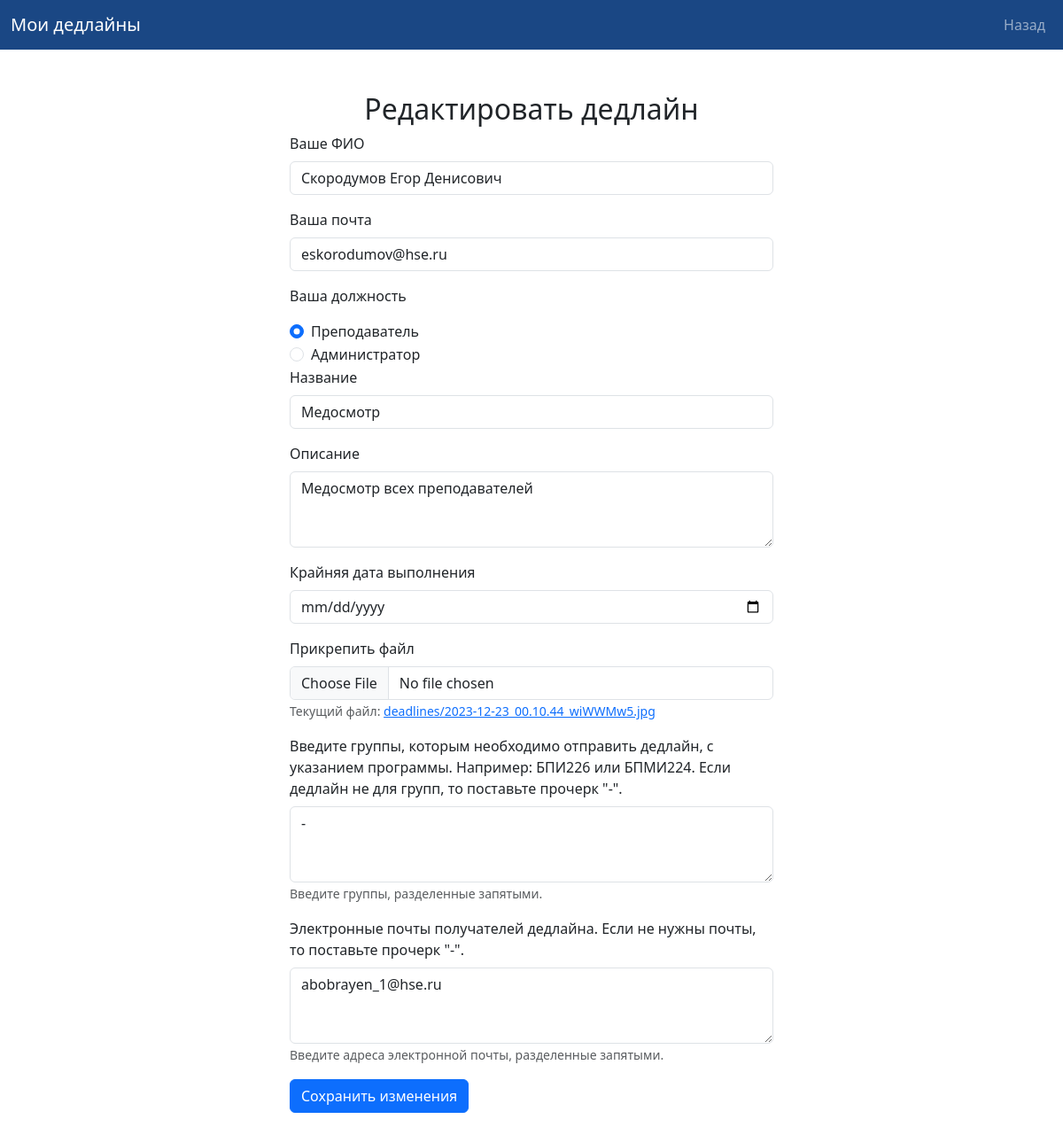
Page /mydeadline/edit_deadline/10/ on the committed database.
### mydeadline/models.py (models this page shows, shortened)
class Deadline(models.Model):
    your_name = models.TextField()
    your_email = models.TextField()
    role = models.IntegerField(null=True)
    title = models.CharField(max_length=200)
    description = models.TextField()
    due_date = models.DateField()
    file = models.FileField(upload_to='deadlines/', blank=True, null=True)
    group = models.TextField()
    assigned_emails = models.TextField()

### mydeadline/views.py (the view)
# urls.py: path('edit_deadline/<int:pk>/', views.edit_deadline, name='edit_deadline'),
def edit_deadline(request, pk):
    deadline = get_object_or_404(Deadline, pk=pk)
    if request.method == 'POST':
        form = DeadlineForm(request.POST, request.FILES, instance=deadline)
        if form.is_valid():
            form.save()
            return redirect('mydeadline:my_deadlines')
    else:
        form = DeadlineForm(instance=deadline)
    return render(request, 'mydeadline/edit_deadline.html', {'form': form, 'deadline': deadline})

### mydeadline/forms.py
class DeadlineForm(forms.ModelForm):
    class Meta:
        model = Deadline
        fields = ['your_name', 'your_email', 'role', 'title', 'description', 'due_date', 'file', 'group', 'assigned_emails']

### mydeadline/templates/mydeadline/edit_deadline.html (shortened to what this page needs)
<!doctype html>
<html lang="en">
  <head>
    <link href="https://db.onlinewebfonts.com/c/869ee3f760a416f2dadc427a61de209e?family=HSE+Sans" rel="stylesheet">
    <link href="https://cdn.jsdelivr.net/npm/bootstrap@5.3.3/dist/css/bootstrap.min.css" rel="stylesheet">
  </head>
  <body>
    <nav class="navbar navbar-expand-lg" style="background-color: #1a4784;" data-bs-theme="dark">
      <div class="container-fluid">
        <a class="navbar-brand" href="{% url 'mydeadline:index' %}">Мои дедлайны</a>
        <ul class="navbar-nav mы-auto mb-2 mb-lg-0">
        <li class="nav-item">
          <a class="nav-link" aria-current="page" href="{% url 'mydeadline:my_deadlines' %}">Назад</a>
        </li>
      </ul>
      </div>
    </nav>
    <div class="container mt-5">
      <div class="row">
        <div class="col-md-6 offset-md-3">
          <h2 class="text-center">Редактировать дедлайн</h2>
          <form method="post" enctype="multipart/form-data">
            <div class="mb-3">
              <label for="your_name" class="form-label">Ваше ФИО</label>
              <input type="text" class="form-control" id="your_name" name="your_name" value="{{ deadline.your_name }}" required>
            </div>
            <div class="mb-3">
              <label for="your_name" class="form-label">Ваша почта</label>
              <input type="text" class="form-control" id="your_email" name="your_email" value="{{ deadline.your_email }}" required>
            </div>
            <div class="mb-3">
              <p>Ваша должность</p>
              <div class="form-check">
                <input class="form-check-input" type="radio" name="role" id="role1" value="1" required checked>
                <label class="form-check-label" for="role1">
                  Преподаватель
                </label>
              </div>
              <div class="form-check">
                <input class="form-check-input" type="radio" name="role" id="role2" value="2" required>
                <label class="form-check-label" for="role2">
                  Администратор
                </label>
              </div>
            <div class="mb-3">
              <label for="title" class="form-label">Название</label>
              <input type="text" class="form-control" id="title" name="title" value="{{ deadline.title }}" required>
            </div>
            <div class="mb-3">
              <label for="description" class="form-label">Описание</label>
              <textarea class="form-control" id="description" name="description" rows="3" required>{{ deadline.description }}</textarea>
            </div>
            <div class="mb-3">
              <label for="due_date" class="form-label">Крайняя дата выполнения</label>
              <input type="date" class="form-control" id="due_date" name="due_date" value="{{ deadline.due_date }}" required>
            </div>
            <div class="mb-3">
              <label for="file" class="form-label">Прикрепить файл</label>
              <input type="file" class="form-control" id="file" name="file">
              {% if deadline.file %}
                <small class="form-text text-muted">Текущий файл: <a href="{{ deadline.file.url }}">{{ deadline.file.name }}</a></small>
              {% endif %}
            </div>
              <div class="mb-3">
              <label for="group" class="form-label">Введите группы, которым необходимо отправить дедлайн, с указанием программы. Например: БПИ226 или БПМИ224. Если дедлайн не для групп, то поставьте прочерк "-".</label>
              <textarea class="form-control" id="group" name="group" rows="3" required>{{ deadline.group }}</textarea>
              <small class="form-text text-muted">Введите группы, разделенные запятыми.</small>
            </div>
            <div class="mb-3">
              <label for="emails" class="form-label">Электронные почты получателей дедлайна. Если не нужны почты, то поставьте прочерк "-".</label>
              <textarea class="form-control" id="emails" name="assigned_emails" rows="3" required>{{ deadline.assigned_emails }}</textarea>
              <small class="form-text text-muted">Введите адреса электронной почты, разделенные запятыми.</small>
            </div>
            <button type="submit" class="btn btn-primary">Сохранить изменения</button>
            </div>
          </form>
        </div>
      </div>
    </div>
  </body>
</html>

### rows in the picture
Deadline: your_name "Скородумов Егор Денисович", your_email "eskorodumov@hse.ru", title "Медосмотр", description "Медосмотр всех преподавателей", file.name "deadlines/2023-12-23_00.10.44_wiWWMw5.jpg", group "-", assigned_emails "abobrayen_1@hse.ru"
